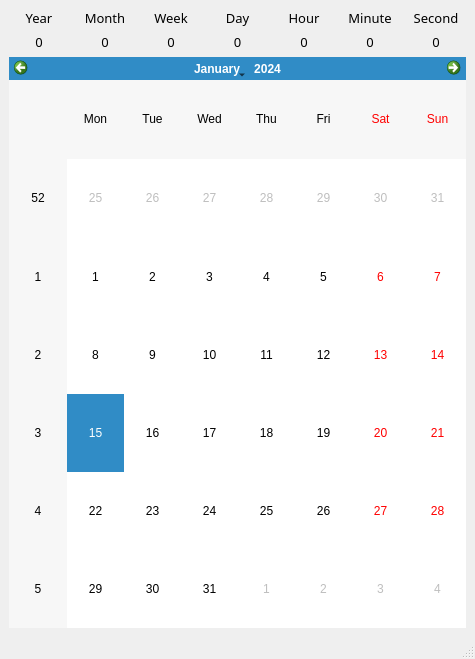
<?xml version="1.0" encoding="UTF-8"?>
<ui version="4.0">
 <class>MainWindow</class>
 <widget class="QMainWindow" name="MainWindow">
  <property name="geometry">
   <rect>
    <x>0</x>
    <y>0</y>
    <width>475</width>
    <height>659</height>
   </rect>
  </property>
  <property name="windowTitle">
   <string>MainWindow</string>
  </property>
  <widget class="QWidget" name="centralwidget">
   <layout class="QVBoxLayout" name="verticalLayout">
    <item>
     <layout class="QHBoxLayout" name="horizontalLayout">
      <item>
       <widget class="QLabel" name="year">
        <property name="font">
         <font>
          <family>Marcellus SC</family>
          <pointsize>10</pointsize>
          <weight>50</weight>
          <italic>false</italic>
          <bold>false</bold>
         </font>
        </property>
        <property name="text">
         <string>Year</string>
        </property>
        <property name="alignment">
         <set>Qt::AlignCenter</set>
        </property>
       </widget>
      </item>
      <item>
       <widget class="QLabel" name="month">
        <property name="font">
         <font>
          <family>Marcellus SC</family>
          <pointsize>10</pointsize>
          <weight>50</weight>
          <italic>false</italic>
          <bold>false</bold>
         </font>
        </property>
        <property name="text">
         <string>Month</string>
        </property>
        <property name="alignment">
         <set>Qt::AlignCenter</set>
        </property>
       </widget>
      </item>
      <item>
       <widget class="QLabel" name="week">
        <property name="font">
         <font>
          <family>Marcellus SC</family>
          <pointsize>10</pointsize>
          <weight>50</weight>
          <italic>false</italic>
          <bold>false</bold>
         </font>
        </property>
        <property name="text">
         <string>Week</string>
        </property>
        <property name="alignment">
         <set>Qt::AlignCenter</set>
        </property>
       </widget>
      </item>
      <item>
       <widget class="QLabel" name="day">
        <property name="font">
         <font>
          <family>Marcellus SC</family>
          <pointsize>10</pointsize>
         </font>
        </property>
        <property name="text">
         <string>Day</string>
        </property>
        <property name="alignment">
         <set>Qt::AlignCenter</set>
        </property>
       </widget>
      </item>
      <item>
       <widget class="QLabel" name="hour">
        <property name="font">
         <font>
          <family>Marcellus SC</family>
          <pointsize>10</pointsize>
          <weight>50</weight>
          <italic>false</italic>
          <bold>false</bold>
         </font>
        </property>
        <property name="text">
         <string>Hour</string>
        </property>
        <property name="alignment">
         <set>Qt::AlignCenter</set>
        </property>
       </widget>
      </item>
      <item>
       <widget class="QLabel" name="minute">
        <property name="font">
         <font>
          <family>Marcellus SC</family>
          <pointsize>10</pointsize>
          <weight>50</weight>
          <italic>false</italic>
          <bold>false</bold>
         </font>
        </property>
        <property name="text">
         <string>Minute</string>
        </property>
        <property name="alignment">
         <set>Qt::AlignCenter</set>
        </property>
       </widget>
      </item>
      <item>
       <widget class="QLabel" name="second">
        <property name="font">
         <font>
          <family>Marcellus SC</family>
          <pointsize>10</pointsize>
          <weight>50</weight>
          <italic>false</italic>
          <bold>false</bold>
         </font>
        </property>
        <property name="text">
         <string>Second</string>
        </property>
        <property name="alignment">
         <set>Qt::AlignCenter</set>
        </property>
       </widget>
      </item>
     </layout>
    </item>
    <item>
     <layout class="QHBoxLayout" name="horizontalLayout_2">
      <item>
       <widget class="QLabel" name="valueY">
        <property name="font">
         <font>
          <family>Marcellus SC</family>
          <pointsize>10</pointsize>
          <weight>50</weight>
          <italic>false</italic>
          <bold>false</bold>
         </font>
        </property>
        <property name="text">
         <string>0</string>
        </property>
        <property name="alignment">
         <set>Qt::AlignCenter</set>
        </property>
       </widget>
      </item>
      <item>
       <widget class="QLabel" name="valueM">
        <property name="font">
         <font>
          <family>Marcellus SC</family>
          <pointsize>10</pointsize>
          <weight>50</weight>
          <italic>false</italic>
          <bold>false</bold>
         </font>
        </property>
        <property name="text">
         <string>0</string>
        </property>
        <property name="alignment">
         <set>Qt::AlignCenter</set>
        </property>
       </widget>
      </item>
      <item>
       <widget class="QLabel" name="valueW">
        <property name="font">
         <font>
          <family>Marcellus SC</family>
          <pointsize>10</pointsize>
          <weight>50</weight>
          <italic>false</italic>
          <bold>false</bold>
         </font>
        </property>
        <property name="text">
         <string>0</string>
        </property>
        <property name="alignment">
         <set>Qt::AlignCenter</set>
        </property>
       </widget>
      </item>
      <item>
       <widget class="QLabel" name="valueD">
        <property name="font">
         <font>
          <family>Marcellus SC</family>
          <pointsize>10</pointsize>
         </font>
        </property>
        <property name="text">
         <string>0</string>
        </property>
        <property name="alignment">
         <set>Qt::AlignCenter</set>
        </property>
       </widget>
      </item>
      <item>
       <widget class="QLabel" name="valueH">
        <property name="font">
         <font>
          <family>Marcellus SC</family>
          <pointsize>10</pointsize>
          <weight>50</weight>
          <italic>false</italic>
          <bold>false</bold>
         </font>
        </property>
        <property name="text">
         <string>0</string>
        </property>
        <property name="alignment">
         <set>Qt::AlignCenter</set>
        </property>
       </widget>
      </item>
      <item>
       <widget class="QLabel" name="valueMi">
        <property name="font">
         <font>
          <family>Marcellus SC</family>
          <pointsize>10</pointsize>
          <weight>50</weight>
          <italic>false</italic>
          <bold>false</bold>
         </font>
        </property>
        <property name="text">
         <string>0</string>
        </property>
        <property name="alignment">
         <set>Qt::AlignCenter</set>
        </property>
       </widget>
      </item>
      <item>
       <widget class="QLabel" name="valueS">
        <property name="font">
         <font>
          <family>Marcellus SC</family>
          <pointsize>10</pointsize>
          <weight>50</weight>
          <italic>false</italic>
          <bold>false</bold>
         </font>
        </property>
        <property name="text">
         <string>0</string>
        </property>
        <property name="alignment">
         <set>Qt::AlignCenter</set>
        </property>
       </widget>
      </item>
     </layout>
    </item>
    <item>
     <widget class="QCalendarWidget" name="calendarWidget"/>
    </item>
   </layout>
  </widget>
  <widget class="QMenuBar" name="menubar">
   <property name="geometry">
    <rect>
     <x>0</x>
     <y>0</y>
     <width>475</width>
     <height>26</height>
    </rect>
   </property>
  </widget>
  <widget class="QStatusBar" name="statusbar"/>
 </widget>
 <resources/>
 <connections/>
</ui>
